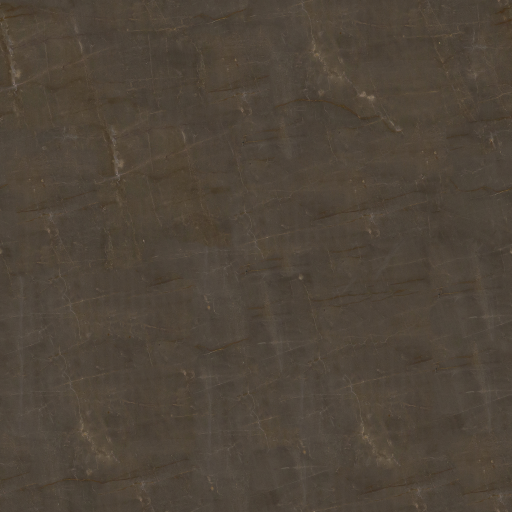
#> input picture assets/textures/amani_brown_marble-4K.png, 1024 x 1024 px (shown at 1/2 size); its folder holds only this picture in this run
$ python boards_generater.py
#> lines starting #> are read from the running program, lines starting #| are printed output that depends on the picture
from PIL import Image, ImageDraw, ImageEnhance
import random
import os

TEXTURES_DIR = "textures"

def load_random_texture_crop(tile_size):
    """Pick a random texture file and crop a random patch from it, sized to one tile."""
    files = os.listdir(TEXTURES_DIR)
    tex = Image.open(f"{TEXTURES_DIR}/{random.choice(files)}").convert("RGB")

    # pick a random crop region so different tiles from the same texture look varied
    tw, th = tex.size
    if tw < tile_size or th < tile_size:
        tex = tex.resize((max(tile_size, tw), max(tile_size, th)))
        tw, th = tex.size
    x = random.randint(0, tw - tile_size)
    y = random.randint(0, th - tile_size)
    return tex.crop((x, y, x + tile_size, y + tile_size))


def generate_textured_board(size=640, texture_opacity=0.6):
#> called with size = 640, texture_opacity = 0.6
    tile = size // 8
    light = tuple(random.randint(180, 255) for _ in range(3))
    dark = tuple(random.randint(20, 140) for _ in range(3))

    board = Image.new("RGB", (size, size))
#> board: PIL image 640x640 RGB; every value is 0
    draw = ImageDraw.Draw(board)

    # base flat checker pattern first
    for row in range(8):
        for col in range(8):
            color = light if (row + col) % 2 == 0 else dark
            draw.rectangle([col * tile, row * tile, (col + 1) * tile, (row + 1) * tile], fill=color)

    if random.random() < 0.7:  # not every board gets a texture — keep some flat ones too
        texture_crop = load_random_texture_crop(size)  # one texture patch covering the whole board
#> in load_random_texture_crop, tex is the input picture: PIL image 1024x1024 RGB; mean R, G, B 79.3, 69.1, 57.6
#> in load_random_texture_crop, `return tex.crop((x, y, x + tile_size, y + tile_size))`:
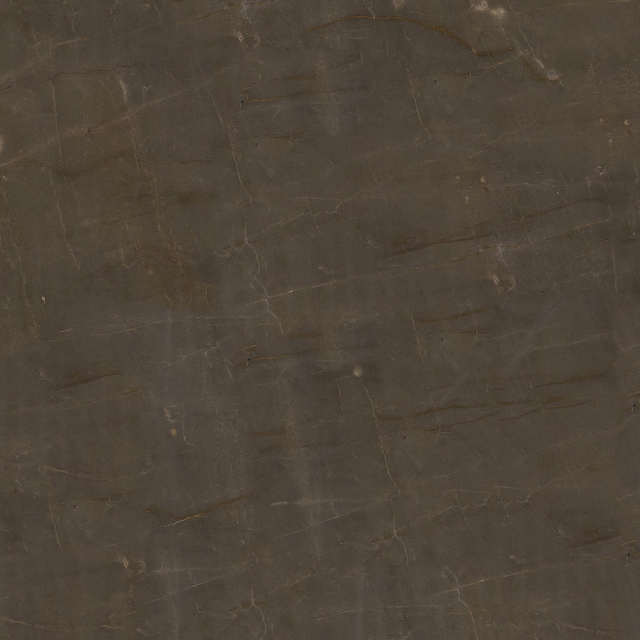
#> returned value: PIL image 640x640 RGB; mean R, G, B 79, 68.7, 57.3
        board = Image.blend(board, texture_crop, alpha=texture_opacity)
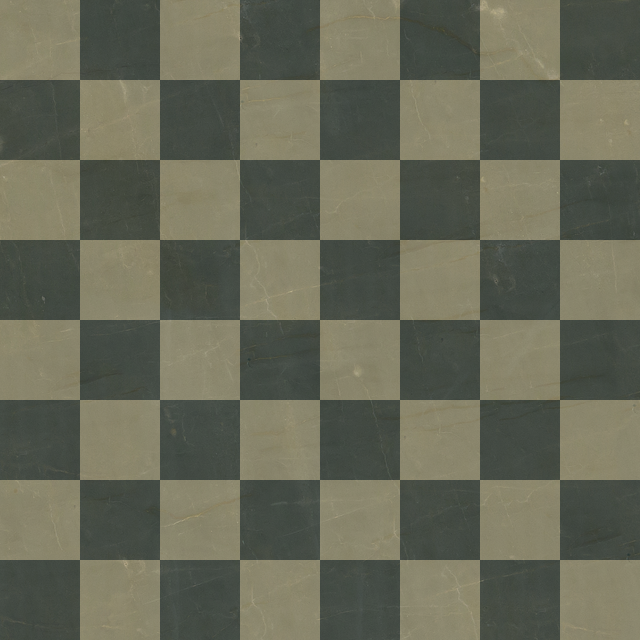
#> board: PIL image 640x640 RGB; mean R, G, B 103.4, 104.4, 87.4

    return board

for i in range(80):
    generate_textured_board().save(f"boards/___{i}.png")
